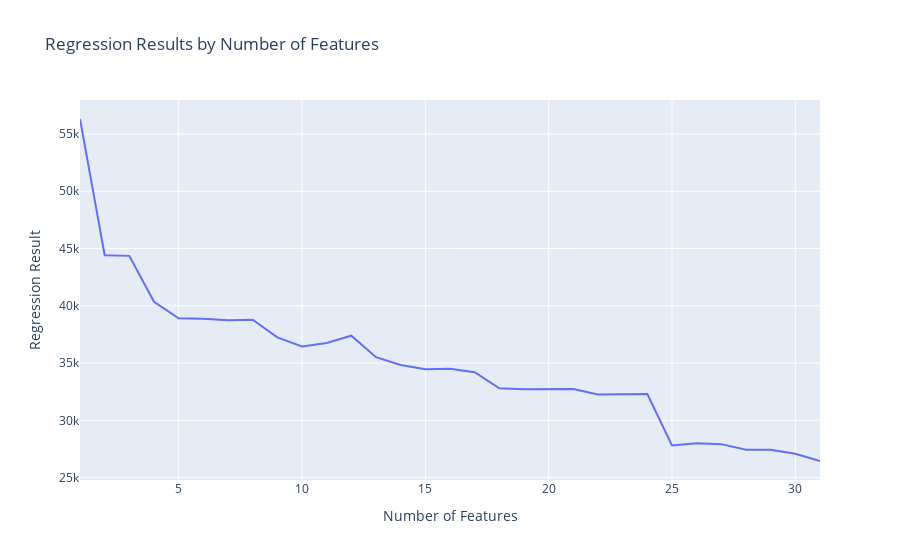

The notebook cell this image was saved under:
### Code cell
# Affichage du résultat minimal
print("Minimum result:", min(results))

# Visualisation avec Plotly Express
fig = px.line(x=np.arange(1, len(fullListNumbers) + 1), y=results, 
              labels={'x': 'Number of Features', 'y': 'Regression Result'},
              title='Regression Results by Number of Features')
fig.show()

### Figure 1 — Plotly figure (JSON) as saved in the notebook; plotly's stock layout.template omitted (floating-point values rounded to 4 significant figures)
{"data": [{"hovertemplate": "Number of Features=%{x}<br>Regression Result=%{y}<extra></extra>", "legendgroup": "", "line": {"color": "#636efa", "dash": "solid"}, "marker": {"symbol": "circle"}, "mode": "lines", "name": "", "orientation": "v", "showlegend": false, "type": "scatter", "x": [1, 2, 3, 4, 5, 6, 7, 8, 9, 10, 11, 12, 13, 14, 15, 16, 17, 18, 19, 20, 21, 22, 23, 24, 25, 26, 27, 28, 29, 30, 31], "xaxis": "x", "y": [56310.0, 44420.0, 44360.0, 40350.0, 38920.0, 38870.0, 38750.0, 38790.0, 37250.0, 36450.0, 36750.0, 37390.0, 35520.0, 34830.0, 34470.0, 34510.0, 34200.0, 32800.0, 32730.0, 32750.0, 32750.0, 32270.0, 32270.0, 32290.0, 27820.0, 28000.0, 27920.0, 27430.0, 27430.0, 27090.0, 26450.0], "yaxis": "y"}], "layout": {"autosize": true, "legend": {"tracegroupgap": 0}, "title": {"text": "Regression Results by Number of Features"}, "xaxis": {"anchor": "y", "autorange": true, "domain": [0, 1], "range": [1, 31], "title": {"text": "Number of Features"}, "type": "linear"}, "yaxis": {"anchor": "x", "autorange": true, "domain": [0, 1], "range": [24800.0, 57960.0], "title": {"text": "Regression Result"}, "type": "linear"}}}
